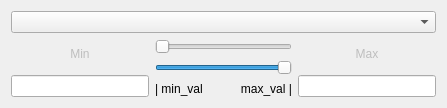
<?xml version="1.0" encoding="UTF-8"?>
<ui version="4.0">
 <class>MplCmapEditor</class>
 <widget class="QWidget" name="MplCmapEditor">
  <property name="geometry">
   <rect>
    <x>0</x>
    <y>0</y>
    <width>447</width>
    <height>108</height>
   </rect>
  </property>
  <property name="windowTitle">
   <string>Form</string>
  </property>
  <layout class="QVBoxLayout" name="verticalLayout">
   <item>
    <widget class="QComboBox" name="cmap_selector_box"/>
   </item>
   <item>
    <layout class="QHBoxLayout" name="horizontalLayout">
     <property name="sizeConstraint">
      <enum>QLayout::SetMinimumSize</enum>
     </property>
     <item>
      <layout class="QVBoxLayout" name="verticalLayout_left">
       <property name="sizeConstraint">
        <enum>QLayout::SetMinimumSize</enum>
       </property>
       <item>
        <widget class="QLabel" name="label_min">
         <property name="enabled">
          <bool>false</bool>
         </property>
         <property name="sizePolicy">
          <sizepolicy hsizetype="Preferred" vsizetype="Minimum">
           <horstretch>0</horstretch>
           <verstretch>0</verstretch>
          </sizepolicy>
         </property>
         <property name="text">
          <string>Min</string>
         </property>
         <property name="alignment">
          <set>Qt::AlignCenter</set>
         </property>
        </widget>
       </item>
       <item>
        <widget class="QLineEdit" name="edit_min"/>
       </item>
      </layout>
     </item>
     <item>
      <layout class="QVBoxLayout" name="verticalLayout_middle">
       <property name="sizeConstraint">
        <enum>QLayout::SetMinimumSize</enum>
       </property>
       <item>
        <widget class="QSlider" name="slider_min">
         <property name="orientation">
          <enum>Qt::Horizontal</enum>
         </property>
        </widget>
       </item>
       <item>
        <widget class="QSlider" name="slider_max">
         <property name="sliderPosition">
          <number>99</number>
         </property>
         <property name="orientation">
          <enum>Qt::Horizontal</enum>
         </property>
        </widget>
       </item>
       <item>
        <layout class="QHBoxLayout" name="horizontalLayout_2">
         <item>
          <widget class="QLabel" name="label_min_val">
           <property name="sizePolicy">
            <sizepolicy hsizetype="Preferred" vsizetype="Minimum">
             <horstretch>0</horstretch>
             <verstretch>0</verstretch>
            </sizepolicy>
           </property>
           <property name="text">
            <string>| min_val</string>
           </property>
          </widget>
         </item>
         <item>
          <widget class="QLabel" name="label_max_val">
           <property name="sizePolicy">
            <sizepolicy hsizetype="Preferred" vsizetype="Minimum">
             <horstretch>0</horstretch>
             <verstretch>0</verstretch>
            </sizepolicy>
           </property>
           <property name="text">
            <string>max_val |</string>
           </property>
           <property name="alignment">
            <set>Qt::AlignRight|Qt::AlignTrailing|Qt::AlignVCenter</set>
           </property>
          </widget>
         </item>
        </layout>
       </item>
      </layout>
     </item>
     <item>
      <layout class="QVBoxLayout" name="verticalLayout_right">
       <property name="sizeConstraint">
        <enum>QLayout::SetMinimumSize</enum>
       </property>
       <item>
        <widget class="QLabel" name="label_max">
         <property name="enabled">
          <bool>false</bool>
         </property>
         <property name="sizePolicy">
          <sizepolicy hsizetype="Preferred" vsizetype="Minimum">
           <horstretch>0</horstretch>
           <verstretch>0</verstretch>
          </sizepolicy>
         </property>
         <property name="text">
          <string>Max</string>
         </property>
         <property name="alignment">
          <set>Qt::AlignCenter</set>
         </property>
        </widget>
       </item>
       <item>
        <widget class="QLineEdit" name="edit_max"/>
       </item>
      </layout>
     </item>
    </layout>
   </item>
  </layout>
 </widget>
 <resources/>
 <connections/>
</ui>
